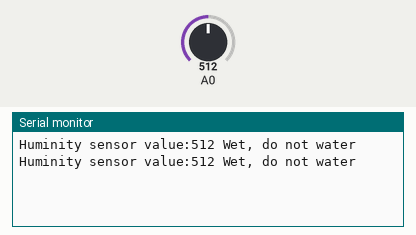
A sketch run on a simulated Arduino Uno, built with avr-gcc and run on an emulated ATmega328P. On the bench: the last lines printed to the serial monitor. The test bench sets the inputs (shaded band); at power-on: A0 = 512.

Above: at 1.8 s.
1.9 s: A0 set to 683
At 2.4 s:
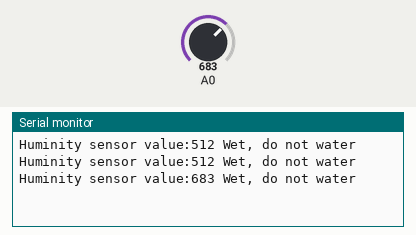
3.4 s: A0 set to 712
At 4.8 s:
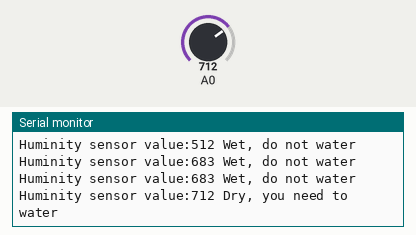

The sketch:

Sensor_humedad_tierra.ino
```cpp
int Valor;

void setup() {
Serial.begin(9600);
}

void loop(){
Serial.print("Huminity sensor value:");
Valor = analogRead(0);
Serial.print(Valor);

if (Valor <= 300)
   Serial.println(" Very wet");
if ((Valor > 300) and (Valor <= 700))
    Serial.println(" Wet, do not water");
if (Valor > 700)
    Serial.println(" Dry, you need to water");
    delay(1000);
}
```

Measured:
- the behaviour switches between 700 and 701 on A0 (found by bisection; images 1 and 2)
- after the input at 1.9 s, the serial monitor: prints a new line after 0.10 s (image 1)
- after the input at 3.4 s, the serial monitor: prints a new line after 0.60 s (image 2)
